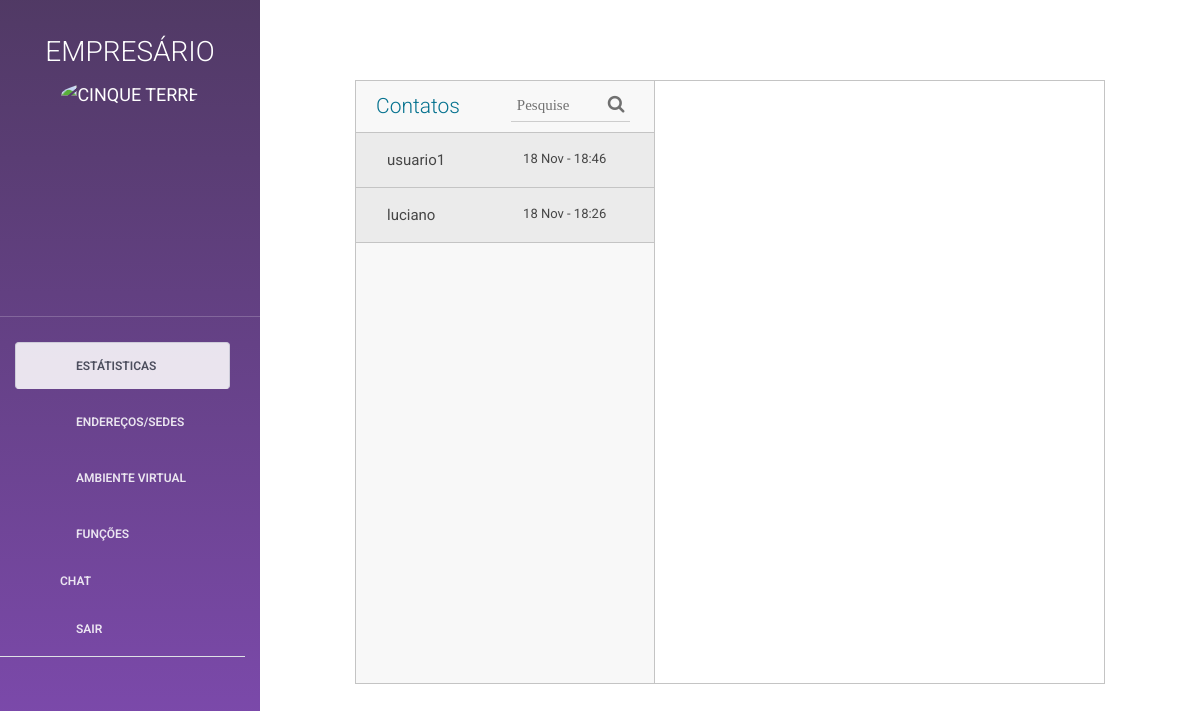
The page /empresario (signed in) on the database its author committed.
### tables this page shows
CREATE TABLE `tbl_avs` (
  `id_av` int(11) NOT NULL,
  `user_id` int(11) NOT NULL,
  `url` varchar(220) NOT NULL,
  `nome_av` varchar(220) NOT NULL,
  `slogan_av` varchar(550) NOT NULL,
  `logo_av` varchar(220) NOT NULL,
  `categoria` varchar(220) NOT NULL,
  `func` varchar(220) NOT NULL,
  `palavras_chave` varchar(550) NOT NULL,
  `img_home_active` varchar(50) NOT NULL DEFAULT 'no',
  `img_home` varchar(220) NOT NULL,
  `part1_active` varchar(50) NOT NULL DEFAULT 'yes',
  `part1_title` varchar(110) NOT NULL DEFAULT 'Features you love',
  `part1_nome1` varchar(110) NOT NULL DEFAULT 'Simple',
  `part1_text1` varchar(220) NOT NULL DEFAULT 'Lorem ipsum dolor sit amet, consectetur adipiscing elit. Integer rutrum, urna eu pellentesque',
  `part1_nome2` varchar(110) DEFAULT 'Customize',
  `part1_text2` varchar(220) DEFAULT 'Lorem ipsum dolor sit amet, consectetur adipiscing elit. Integer rutrum, urna eu pellentesque',
  `part1_nome3` varchar(110) DEFAULT 'Secure',
  `part1_text3` varchar(220) DEFAULT 'Lorem ipsum dolor sit amet, consectetur adipiscing elit. Integer rutrum, urna eu pellentesque',
  `part2_active` varchar(50) NOT NULL DEFAULT 'yes',
  `part2_nome1` varchar(110) NOT NULL DEFAULT 'Crie sua conta',
  `part2_text1` varchar(220) NOT NULL DEFAULT 'Lorem ipsum dolor sit amet, consectetur adipiscing elit. Integer rutrum, urna eu pellentesque pretium obcaecati vel exercitationem',
  `part2_nome2` varchar(110) DEFAULT 'Compartilhe com seus amigos',
  `part2_text2` varchar(220) DEFAULT 'Lorem ipsum dolor sit amet, consectetur adipiscing elit. Integer rutrum, urna eu pellentesque pretium obcaecati vel exercitationem',
  `part2_nome3` varchar(110) DEFAULT 'Viva la vida',
  `part2_text3` varchar(220) DEFAULT 'Lorem ipsum dolor sit amet, consectetur adipiscing elit. Integer rutrum, urna eu pellentesque pretium obcaecati vel exercitationem',
  `part2_img` varchar(220) DEFAULT NULL,
  `galery_active` varchar(50) NOT NULL DEFAULT 'no',
  `galery_title` varchar(110) NOT NULL,
  `fotos` varchar(550) NOT NULL,
  `tipos` varchar(220) NOT NULL,
  `tipos_val` varchar(660) NOT NULL,
  `created` varchar(220) NOT NULL
);

CREATE TABLE `tbl_funcoes` (
  `id_func` int(11) NOT NULL,
  `nome_func` varchar(220) NOT NULL,
  `descricao` varchar(660) NOT NULL,
  `tipo_func` varchar(110) NOT NULL,
  `status_func` varchar(110) NOT NULL,
  `created` datetime NOT NULL,
  `href` varchar(110) NOT NULL
);

CREATE TABLE `tbl_chat` (
  `id_msg` int(11) NOT NULL,
  `remetente_id` int(11) NOT NULL,
  `destinatario_id` int(11) NOT NULL,
  `hora` datetime NOT NULL,
  `msg` text NOT NULL
);

CREATE TABLE `tbl_usuarios` (
  `id` int(11) NOT NULL,
  `nome` varchar(220) NOT NULL,
  `nvl_acesso` varchar(50) NOT NULL,
  `email` varchar(220) NOT NULL,
  `senha` varchar(220) NOT NULL,
  `CPF_CNPJ` varchar(220) DEFAULT NULL,
  `telefone` varchar(220) NOT NULL,
  `status` int(11) NOT NULL,
  `created` datetime NOT NULL,
  `modified` datetime DEFAULT NULL
);

### core/Controller.php (called while the page is built)
<?php
	class Controller{
		public function loadView($nameView, $dadosView = array()){
				extract($dadosView);
			require "views/".$nameView.".php";
		}
	}
?>

### controllers/empresarioController.php (called while the page is built, shortened)
<?php
class empresarioController extends Controller {
    public function index() {
        $nomePag = "empresario";
        $usuariosModel = new usuariosModel();
        $userDados = $usuariosModel->getDados($_SESSION['id']);
        $userDados = $userDados->fetch();
        $dados = array(
            'nome' => $userDados["nome"],
            'av_status' => $this->verificaAV(),
            'av_dados' => $this->getAv()
        );
        $this->loadView($nomePag, $dados);
    }
    private function getAv() {
        $avsModel = new avsModel();
        $avs_dados = $avsModel->procuraAV($_SESSION['id']);
        if ($avs_dados->rowCount() > 0) {
            return $avs_dados->fetchAll();
        } else {
            return null;
        }
    }
    public function verificaAV() {
        $avsModel = new avsModel();
        $avs_dados = $avsModel->procuraAV($_SESSION['id']);
        if ($avs_dados->rowCount() > 0) {
            return 'html/av_personalize.php';
        } else {
            return 'html/av_create.php';
        }
    }
}
?>

### core/Core.php (called while the page is built, shortened)
<?php
	class Core{
		public function run(){
			$param = array();
			$url = "/";
			if(isset($_GET['url'])){
				$url .= $_GET['url'];
			}
			if($url != "/"){
				$url = explode("/", $url);
				array_shift($url);
				$avsModel = new avsModel();
				$pesquisa = $avsModel -> procuraUrlAv($url[0]);
				array_shift($url);
				if(isset($url[0]) && !empty($url[0])){
					$currentAction = $url[0];
					array_shift($url);
				}else{
					$currentAction = "index";
				}
				if($pesquisa->rowCount() > 0){
					$param = $dados['id_av'];
				}else{
					$param = $url;
				}
			}else{
				$currentController = "homeController";
				$currentAction = "index";
			}
			$c = new $currentController();
			call_user_func_array(array($c, $currentAction), array($param));
		}
	}
?>

### index.php (called while the page is built, shortened)
<?php
	$core = new Core();
	$core->run();
?>

### core/Model.php (called while the page is built, shortened)
<?php
	class Model{
		public function __construct(){
			global $pdo;
			$this->pdo = $pdo;
		}
	}
?>

### models/avsModel.php (called while the page is built, shortened)
<?php
    class avsModel extends Model{
        public function procuraAV($id_user){
            $sql = "SELECT * FROM tbl_avs WHERE user_id = ?";
            $sql = $this->pdo->prepare($sql);
            $sql->bindValue(1, $id_user);
            $sql->execute();
            return $sql;
        }
    }
?>

### models/funcaoModel.php (called while the page is built, shortened)
<?php
class funcaoModel extends Model {
    public function getAllactive() {
        $sql = "SELECT * from tbl_funcoes WHERE status_func = 'ativo' ";
        $sql = $this->pdo->prepare($sql);
        $sql->execute();
        return $sql;
    }
    public function getMsg($id) {
        $sql = "SELECT * from tbl_chat WHERE destinatario_id = ? ORDER BY hora DESC";
        $sql = $this->pdo->prepare($sql);
        $sql->bindValue(1, $id);
        $sql->execute();
        return $sql;
    }
}
?>

### models/usuariosModel.php (called while the page is built, shortened)
<?php
	class usuariosModel extends Model{
		public function getDados($id){
			$sql = "SELECT * FROM tbl_usuarios WHERE id = ?";
			$sql = $this->pdo->prepare($sql);
			$sql->bindValue(1, $id);
			$sql->execute();
			return $sql;
		}
	}
?>

### views/empresario.php (the view, shortened to what this page needs)
<!DOCTYPE html>
<html lang="pt-br">
    <head>
        <link rel="stylesheet" type="text/css" href="<?php echo BASE_URL; ?>assets/css/bootstrap.min.css" />
        <link rel="stylesheet" type="text/css" href="<?php echo BASE_URL; ?>assets/css/bootstrap-grid.min.css">
        <link rel="stylesheet" type="text/css" href="<?php echo BASE_URL; ?>assets/css/bootstrap-reboot.min.css">
        <link rel="stylesheet" type="text/css" href="<?php echo BASE_URL; ?>assets/css/normalize.css">
        <link rel="stylesheet" type="text/css" href="<?php echo BASE_URL; ?>assets/css/w3.css">
        <link rel="stylesheet" type="text/css" href="<?php echo BASE_URL; ?>assets/css/set2.css">
        <link rel="stylesheet" type="text/css" href="<?php echo BASE_URL; ?>assets/css/set1.css">
        <link rel="stylesheet" type="text/css" href="<?php echo BASE_URL; ?>assets/css/icons.css">
        <link rel="stylesheet" type="text/css" href="<?php echo BASE_URL; ?>assets/css/component1.css">
        <link rel="stylesheet" type="text/css" href="<?php echo BASE_URL; ?>assets/css/style2.css">
        <link rel="stylesheet" type="text/css" href="<?php echo BASE_URL; ?>assets/css/estilo.css">
        <link rel="stylesheet" type="text/css" href="<?php echo BASE_URL; ?>assets/css/estilo.css">
        <link rel="stylesheet" type="text/css" href="<?php echo BASE_URL; ?>assets/css/owl.carousel.min.css">
        <link type="text/css" href="<?php echo BASE_URL; ?>assets/css/animate.min.css" rel="stylesheet"/>
        <link type="text/css" href="<?php echo BASE_URL; ?>assets/css/light-bootstrap-dashboard.css?v=1.4.0" rel="stylesheet"/>
        <link href="http://maxcdn.bootstrapcdn.com/font-awesome/4.2.0/css/font-awesome.min.css" rel="stylesheet">
        <link href="<?php echo BASE_URL; ?>assets/css/pe-icon-7-stroke.css" rel="stylesheet" type="text/css" />
    </head>
    <body>
        <div class="wrapper">
            <div class="sidebar" data-color="purple" data-image="<?php echo BASE_URL; ?>assets/img/sidebar-5.jpg">
                <div class="sidebar-wrapper">
                    <div class="logo">
                        <a href="#" class="simple-text">
                            <h3> Empresário </h3>
                            <div class="watch">
                                <img src="<?php echo BASE_URL; ?>assets/images/goku.jpg" class="rounded-circle" alt="Cinque Terre" width="200" height="200">
                            </div>
                        </a>
                        <br>
                    </div>
                    <ul class="nav nav-tabs">
                        <li class="nav-item">
                            <a href="#menu1" class="nav-link active" data-toggle="tab">
                                <i class="pe-7s-graph3"></i>
                                <p>Estátisticas</p>
                            </a>
                        </li>
                        <li class="nav-item">
                            <a href="#menu2" data-toggle="tab" class="nav-link">
                                <i class="pe-7s-map-2"></i>
                                <p>Endereços/Sedes</p>
                            </a>
                        </li>
                        <li class="nav-item">
                            <a href="#menu3" data-toggle="tab" class="nav-link">
                                <i class="pe-7s-monitor"></i>
                                <p>Ambiente Virtual</p>
                            </a>
                        </li>
                        <li class="nav-item">
                            <a href="#menu4" data-toggle="tab" class="nav-link" >
                                <i class="pe-7s-tools"></i>
                                <p>Funções</p>
                            </a>
                        </li>
                        <?php
                        $avsModel = new avsModel();
                        $funcaoModel = new funcaoModel();
                        $sqlFunc = $funcaoModel->getAllactive();
                        $sql = $avsModel->procuraAV($_SESSION['id']);
                        $dadosFunc = $sqlFunc->fetchAll();
                        $dados = $sql->fetch();
                        if ($dados['func'] == "") {
                            $func = array();
                        } else {
                            $func = explode(",", $dados['func']);
                        }
                        foreach ($func as $value) {
                            ?>
                            <li class="nav-item">
                                <a href="#<?php echo $dadosFunc[$value - 1]["href"]; ?>" data-toggle="tab" class="" style="color: #fff;">
                                    <i class="pe-7s-tools"></i>
                                    <p><?php echo $dadosFunc[$value - 1]["nome_func"]; ?></p>
                                </a>
                            </li>
                        <?php } ?>
                        <li class="nav-item">
                            <a href="<?php echo BASE_URL; ?>/login/deslogar" class="nav-link">
                                <i class="pe-7s-home"></i>
                                <p>SAIR</p>
                            </a>
                        </li>
                    </ul>
                </div>
            </div>
            <div class="main-panel">
                <div class="main">
                    <div class="content">
                        <div class="container-fluid">
                            <div class="tab-content">
                                <div class="tab-pane container active" id="chat">
                                    <div class="container2">
                                        <div class="messaging">
                                            <div class="inbox_msg">
                                                <div class="inbox_people">
                                                    <div class="headind_srch">
                                                        <div class="recent_heading">
                                                            <h4>Contatos</h4>
                                                        </div>
                                                        <div class="srch_bar">
                                                            <div class="stylish-input-group">
                                                                <input type="text" class="search-bar"  placeholder="Pesquise" >
                                                                <span class="input-group-addon">
                                                                    <button type="button"> <i class="fa fa-search" aria-hidden="true"></i> </button>
                                                                </span> </div>
                                                        </div>
                                                    </div>
                                                    <div class="inbox_chat " id="contatos">
                                                        <?php include ("views/html/contatos.php"); ?>
                                                    </div>
                                                </div>
                                                <div class="mesgs">
                                                    <div class="msg_history " id="mensagens">
                                                    </div>
                                                </div>
                                            </div>
                                        </div></div>
                                </div>
                            </div>
                        </div>
                    </div>
                </div>
            </div>
    </body>
</html>

### views/html/contatos.php (shortened to what this page needs)
<?php
    $funcaoModel = new funcaoModel();
    $sql = $funcaoModel->getMsg($_SESSION['id']);
    $data = $sql->fetchAll();
    $pessoas = array(
        'id' => array(),
        'hora'=> array()
    );
    foreach ($data as $dados){
        if(in_array($dados['remetente_id'], $pessoas['id'])){
        }else{
            array_push($pessoas['id'], $dados['remetente_id']);
            array_push($pessoas['hora'], $dados['hora']);
            $usuariosModel = new usuariosModel();
            $sqlpessoa = $usuariosModel->getDados($dados['remetente_id']);
            $dadosPessoa = $sqlpessoa->fetch();
?>
<div class="chat_list active_chat pessoa">
    <div class="chat_people">
        <div class="chat_ib">
            <h5><?php echo $dadosPessoa['nome']; ?> <span class="chat_date"><?php echo date("d M - H:i", strtotime($dados['hora'])); ?></span></h5>
        </div>
    </div>
</div>
<?php
} }
?>

### assets/css/w3.css (style rules this page uses)
html { box-sizing:border-box }
*,*:before,*:after { box-sizing:inherit }
html { -ms-text-size-adjust:100%;-webkit-text-size-adjust:100% }
body { margin:0 }
a { background-color:transparent;-webkit-text-decoration-skip:objects }
img { border-style:none }
button,select { text-transform:none }
button,html [type=button],[type=reset],[type=submit] { -webkit-appearance:button }
html,body { font-family:Verdana,sans-serif;font-size:15px;line-height:1.5 }
html { overflow-x:hidden }
h3 { font-size:24px }
h4 { font-size:20px }
h5 { font-size:18px }
h1,h2,h3,h4,h5,h6 { font-family:"Segoe UI",Arial,sans-serif;font-weight:400;margin:10px 0 }
img { vertical-align:middle }
a { color:inherit }

### assets/css/component1.css (style rules this page uses)
*, *:after, *::before { -moz-box-sizing: border-box; box-sizing: border-box; }
html, body, .st-container, .st-pusher, .st-content { height: 100%; }

### assets/css/style2.css (style rules this page uses)
*, *:after, *::before { -webkit-box-sizing: border-box; -moz-box-sizing: border-box; box-sizing: border-box; }
body { background: #04a466; }
.container { padding: 80px; }

### rows shown on the page
tbl_avs: func.nome_func "CHAT"
tbl_chat: tbl_usuarios.nome "usuario1", hora "18 Nov - 18:46"
tbl_chat: tbl_usuarios.nome "luciano", hora "18 Nov - 18:26"
